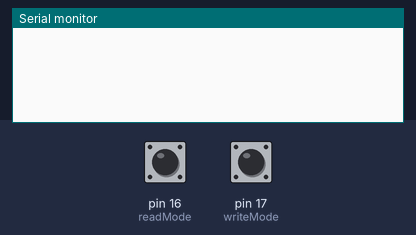
Simulated run of this sketch. Board: Arduino Uno, built with avr-gcc and run on an emulated ATmega328P. Parts: the last lines printed to the serial monitor. The test bench sets the inputs (shaded band); at power-on: pin 16 (readMode) HIGH, pin 17 (writeMode) HIGH. EEPROM starts erased.

Above: at 1.2 s.
1.3 s: pin 16 (readMode) pulled LOW for 0.15 s
At 2.0 s:
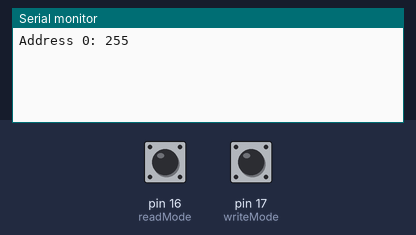
2.9 s: pin 17 (writeMode) pulled LOW for 0.15 s
At 4.2 s:
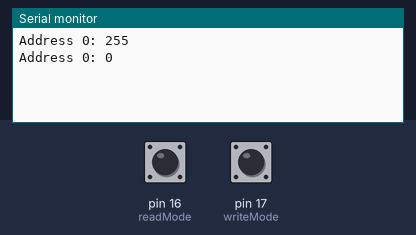
4.5 s: pin 16 (readMode) pulled LOW for 1 s
At 6.6 s:
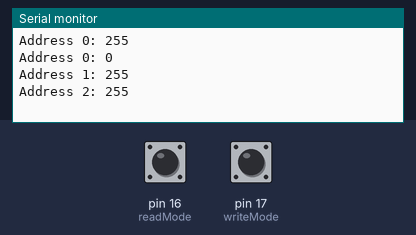
7.0 s: pin 17 (writeMode) pulled LOW for 1 s
At 8.6 s:
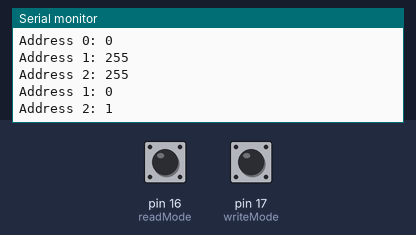
Timing chart, 0 to 10.1 s (numbered marks = the images above; inputs shaded):
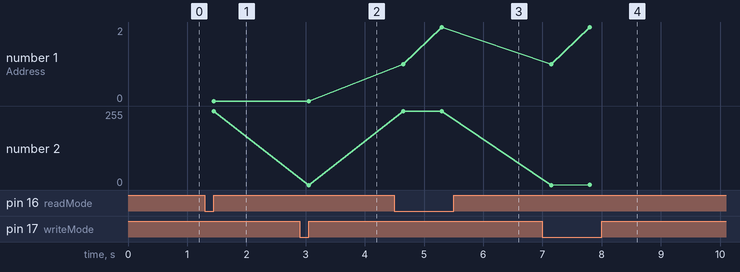

The sketch:

Lab_5_Program_5.1.ino
```cpp
#include<EEPROM.h>
#define readMode 16
#define writeMode 17

int addrR = 0;
int addrW = 0;
byte data;

void setup() {
  pinMode(readMode,INPUT);
  pinMode(writeMode,INPUT);
  Serial.begin(115200);
}

void loop() {
  if(digitalRead(readMode) == 0){
    delay(150);
    data = EEPROM.read(addrR);
    Serial.print("Address ");
    Serial.print(addrR,HEX);
    Serial.print(": ");
    Serial.println(data);
    if(addrR<255) addrR++;
      else addrR = 0;
    delay(500);
  }
  if(digitalRead(writeMode) == 0){
    delay(150);
    data++;
    if(data<256) EEPROM.write(addrW,data);
      else data = 0;
    Serial.print("Address ");
    Serial.print(addrW,HEX);
    Serial.print(": ");
    Serial.println(data);
    if(addrW<255) addrW++;
      else addrW = 0;
    delay(500);
  }
}
```

Measured:
- after the input at 1.3 s, the serial monitor: prints a new line after 0.15 s (image 1)
- after the input at 2.9 s, the serial monitor: prints a new line after 0.15 s (image 2)
- after the input at 4.5 s, the serial monitor: prints a new line after 0.15 s (image 3)
- after the input at 7.0 s, the serial monitor: prints a new line after 0.15 s (image 4)
- plotted number 1: 0 → 2 after the input at 4.5 s
- plotted number 2: 0 → 255 after the input at 4.5 s
